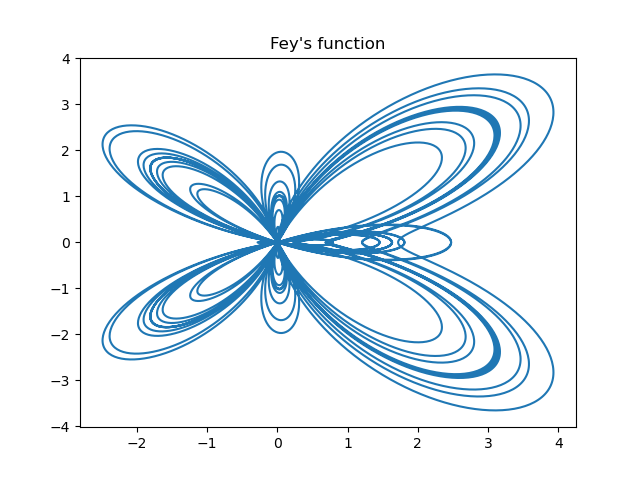

Generate this figure with Python:
"""
Abhinav Sinha
SR. No. - 18750
"""

import numpy as np
import matplotlib.pyplot as plt

theta = np.linspace(0, 24*np.pi, 10000)

r = np.exp(np.cos(theta)) - 2*np.cos(4*theta) + np.power(np.sin(theta/12), 5)
x = r*np.cos(theta)
y = r*np.sin(theta)

plt.plot(x, y)
plt.title("Fey\'s function")
plt.savefig("HW1_Q14_c.png")
plt.show()